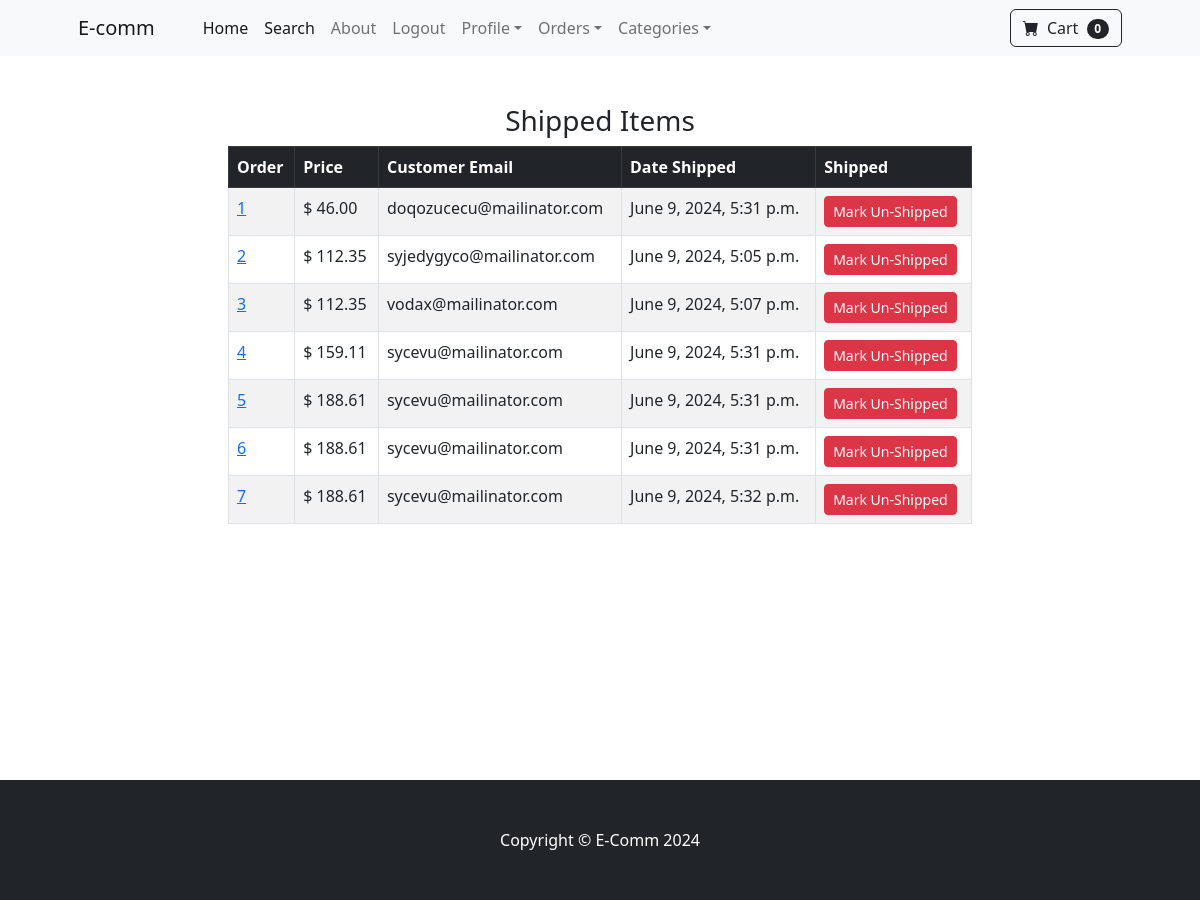
The page /payment/shipped_dash (signed in) on the database its author committed.
### payment/models.py (models this page shows, shortened)
class Order(models.Model):
    user = models.ForeignKey(User, on_delete=models.CASCADE, null=True, blank=True)
    full_name = models.CharField(max_length=255)
    email = models.EmailField(max_length=255)
    shipping_address = models.TextField(max_length=15000)
    amount_paid = models.DecimalField(max_digits=10, decimal_places=2)
    date_ordered = models.DateTimeField(auto_now_add=True)
    shipped = models.BooleanField(default=False)
    date_shipped = models.DateTimeField(blank=True, null=True)

### payment/views.py (the view, shortened to what this page needs)
# urls.py: path('shipped_dash', views.shipped_dash, name='shipped_dash'),
def shipped_dash(request):
    if request.user.is_authenticated and request.user.is_superuser:
        orders = Order.objects.filter(shipped=True)
        return render(request, "payment/shipped_dash.html", {"orders":orders})
    else:
        messages.success(request, "Access Denied")
        return redirect ('home')

### cart/cart.py (called while the page is built)
    def __len__(self):
        return len(self.cart)

### cart/context_processors.py (called while the page is built)
def cart(request):
    return {'cart': Cart(request)}

### payment/templates/payment/shipped_dash.html (shortened to what this page needs)
{% extends 'base.html' %}
{% block content %}
        <div class="container">
            <div class="row">
                <center>
                    <div class="col-8">
                        <br><br>
                      <h3>Shipped Items</h3>
                      <table class="table table-striped table-hover table-bordered">
                        <thead class="table-dark">
                          <tr>
                            <th scope="col">Order</th>
                            <th scope="col">Price</th>
                            <th scope="col">Customer Email</th>
                            <th scope="col">Date Shipped</th>
                            <th scope="col">Shipped</th>
                          </tr>
                        </thead>
                        <tbody>
                            {%  for item in orders  %}
                          <tr>
                            <td><a href="{% url 'orders' item.id %}">{{ item.id  }}</a></td>
                            <td>$ {{ item.amount_paid  }}</td>
                            <td>{{ item.email   }}</td>
                            <td>{{ item.date_shipped  }}</td>
                            <td>
                              <form method="POST">
                                <button type="Submit" class="btn btn-danger btn-sm">Mark Un-Shipped</button>
                              </form>
                              </td>
                        </tr>
                            {% endfor %}
                        </tbody>
                      </table>
                    </div>
                </center>
            </div>
        </div> <br><br><br><br><br><br><br><br><br><br>
{% endblock %}

### rows shown on the page
Order: id "1", amount_paid "46.00", email "doqozucecu@mailinator.com", date_shipped "June 9, 2024, 5:31 p.m."
Order: id "2", amount_paid "112.35", email "syjedygyco@mailinator.com", date_shipped "June 9, 2024, 5:05 p.m."
Order: id "3", amount_paid "112.35", email "vodax@mailinator.com", date_shipped "June 9, 2024, 5:07 p.m."
Order: id "4", amount_paid "159.11", email "sycevu@mailinator.com", date_shipped "June 9, 2024, 5:31 p.m."
Order: id "5", amount_paid "188.61", email "sycevu@mailinator.com", date_shipped "June 9, 2024, 5:31 p.m."
Order: id "6", amount_paid "188.61", email "sycevu@mailinator.com", date_shipped "June 9, 2024, 5:31 p.m."
Order: id "7", amount_paid "188.61", email "sycevu@mailinator.com", date_shipped "June 9, 2024, 5:32 p.m."

### other values the page prints
{{ cart | length }} "0"
